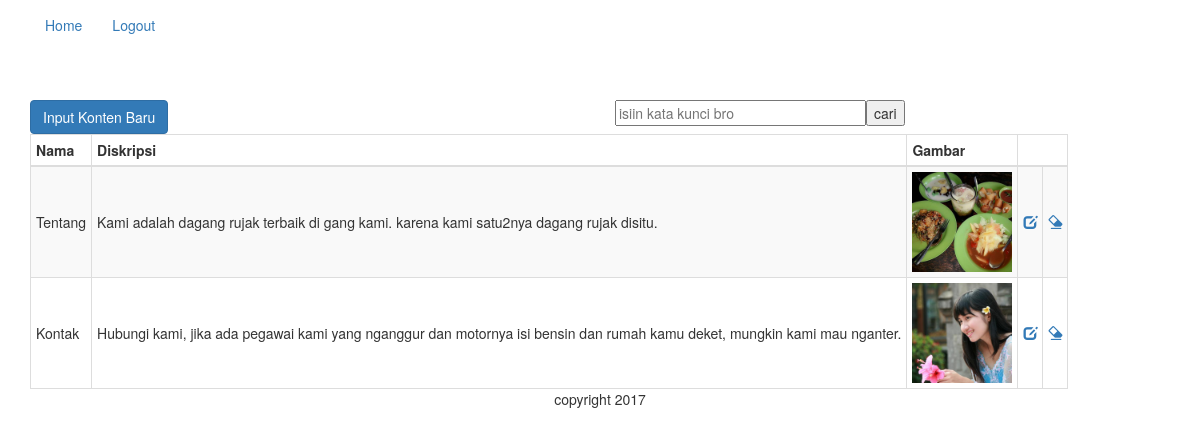
/admin/viewKonten.php, run on the app's committed database.
### tables this page shows
CREATE TABLE `konten` (
  `KontenID` int(11) NOT NULL,
  `KontenNama` varchar(255) NOT NULL,
  `KontenDiskripsi` text NOT NULL,
  `KontenGambar` varchar(255) NOT NULL
);

### class/connect.php (called while the page is built, shortened)
<?php
$dir = '../uploads/';

### admin/viewKonten.php (the view, shortened to what this page needs)
<?php
include '../class/connect.php';
$judul = 'Konten';
$cari = "";
$q = $pdo->prepare("SELECT * FROM konten ".$cari." ORDER BY KontenNama DESC");
?>
<!DOCTYPE html>
<html>
    <head>
        <link rel="stylesheet" href="../css/bootstrap.min.css">
        <link rel="stylesheet" href="../css/style.css">
    </head>
    <body>
        <div class="container">
            <header>
                <?php include 'nav.php'; ?>
            </header>
            <main>
                <div class="row">
                    <div class="col-sm-6"><a href="form<?php echo $judul; ?>.php" class="btn btn-primary">Input <?php echo $judul; ?> Baru</a></div>
                    <div class="col-sm-6">
                        <form action="" method="GET" class="form-inline right">
                            <input name="cari" size="30" placeholder="isiin kata kunci bro" value="<?php echo filter_input(1,"cari"); ?>"><input type="submit" value="cari" name="submit">
                        </form>
                    </div>
                </div>
                <table class="table-responsive table-striped table-bordered table-hover">
                    <thead>
                    <tr>
                        <th>Nama</th>
                        <th>Diskripsi</th>
                        <th>Gambar</th>
                        <th colspan="2">&nbsp;</th>
                    </tr>
                    </thead>
                    <tbody>
                    <?php
                    $q->execute();
                    while ($d = $q->fetch()){
                    ?>
                    <tr>
                        <td><?php echo $d['KontenNama']; ?></td>
                        <td><?php echo $d['KontenDiskripsi']; ?></td>
                        <td><?php if(!empty($d['KontenGambar'])){ ?><img src="<?php echo $dir.str_replace(".","_Thumb.",$d['KontenGambar']); ?>" alt="<?php echo $d['KontenNama']; ?>" style="width:100px;"><?php } ?></td>
                        <td><a href="form<?php echo $judul; ?>.php?edit=<?php echo $d['KontenID'];?>" class="glyphicon glyphicon-edit"></a></td>
                        <td><a href="view<?php echo $judul; ?>.php?hapus=<?php echo $d['KontenID'];?>" class="glyphicon glyphicon-erase"></a></td>
                    </tr>
                    <?php
                    }
                    ?>
                    </tbody>
                </table>
            </main>
            <footer>
                copyright 2017
            </footer>
        </div>
    </body>
</html>

### css/style.css (style rules this page uses)
main { padding-top: 100px; }
header,footer { text-align: center; }
th,td { padding:5px; }

### data on the page
konten: KontenNama "Tentang", KontenDiskripsi "Kami adalah dagang rujak terbaik di gang kami. karena kami satu2nya dagang rujak disitu.", KontenNama (picture)
konten: KontenNama "Kontak", KontenDiskripsi "Hubungi kami, jika ada pegawai kami yang nganggur dan motornya isi bensin dan rumah kamu deket, mungkin kami mau nganter.", KontenNama (picture)

### other printed values
$judul "Konten"
